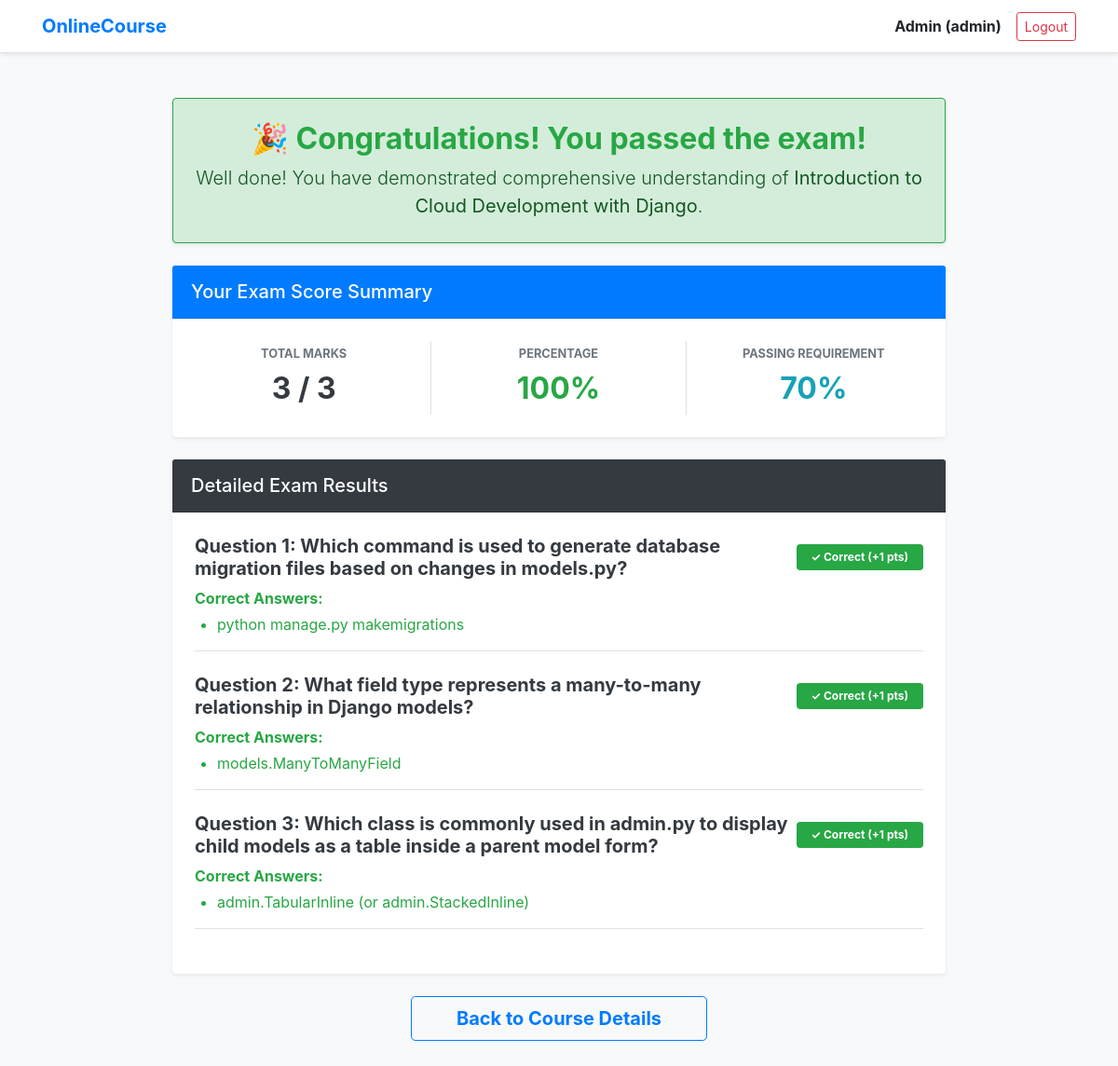
The page /onlinecourse/course/1/submission/1/result/ (signed in) on the database its author committed.
### onlinecourse/models.py (models this page shows, shortened)
class Course(models.Model):
    name = models.CharField(null=False, max_length=100, default='online course')
    image = models.ImageField(upload_to='course_images/', blank=True, null=True)
    description = models.CharField(max_length=1000)
    pub_date = models.DateField(null=True)
    instructors = models.ManyToManyField(Instructor)
    users = models.ManyToManyField(settings.AUTH_USER_MODEL, through='Enrollment')
    total_enrollment = models.IntegerField(default=0)
    is_enrolled = False

class Question(models.Model):
    course = models.ForeignKey(Course, on_delete=models.CASCADE, null=True, blank=True)
    lesson = models.ForeignKey(Lesson, on_delete=models.CASCADE, null=True, blank=True)
    question_text = models.CharField(max_length=500)
    grade = models.IntegerField(default=1)
    def is_get_score(self, selected_ids):
        all_correct_count = self.choice_set.filter(is_correct=True).count()
        selected_correct_count = self.choice_set.filter(is_correct=True, id__in=selected_ids).count()
        selected_incorrect_count = self.choice_set.filter(is_correct=False, id__in=selected_ids).count()
        if all_correct_count > 0 and all_correct_count == selected_correct_count and selected_incorrect_count == 0:
            return True
        return False

class Choice(models.Model):
    question = models.ForeignKey(Question, on_delete=models.CASCADE)
    choice_text = models.CharField(max_length=250)
    is_correct = models.BooleanField(default=False)

### onlinecourse/views.py (the view)
# urls.py: path('course/<int:course_id>/submission/<int:submission_id>/result/', views.show_exam_result, name='show_exam_result'),
def show_exam_result(request, course_id, submission_id):
    course = get_object_or_404(Course, pk=course_id)
    submission = get_object_or_404(Submission, pk=submission_id)
    selected_choice_ids = [choice.id for choice in submission.choices.all()]
    questions = Question.objects.filter(course=course)
    if not questions.exists():
        questions = Question.objects.filter(lesson__course=course)
    grade = 0
    total_marks = 0
    exam_results = []
    for question in questions:
        total_marks += question.grade
        is_correct = question.is_get_score(selected_choice_ids)
        if is_correct:
            grade += question.grade
        correct_answers = question.choice_set.filter(is_correct=True)
        exam_results.append({
            'question': question,
            'is_correct': is_correct,
            'correct_answers': correct_answers
        })
    percentage = round((grade / total_marks) * 100) if total_marks > 0 else 0
    passed = percentage >= 70
    context = {
        'course': course,
        'submission': submission,
        'grade': grade,
        'total_marks': total_marks,
        'percentage': percentage,
        'passed': passed,
        'exam_results': exam_results,
    }
    return render(request, 'onlinecourse/exam_result_bootstrap.html', context)

### onlinecourse/templates/onlinecourse/exam_result_bootstrap.html (shortened to what this page needs)
<!DOCTYPE html>
<html lang="en">
<head>
    <link rel="stylesheet" href="https://maxcdn.bootstrapcdn.com/bootstrap/4.5.2/css/bootstrap.min.css">
</head>
<body class="bg-light">
    <nav class="navbar navbar-light bg-white border-bottom shadow-sm">
        <div class="container">
            <a class="navbar-brand font-weight-bold text-primary" href="{% url 'onlinecourse:index' %}">OnlineCourse</a>
            <div class="d-flex align-items-center">
                {% if user.is_authenticated %}
                    <span class="mr-3 font-weight-bold">{{ user.first_name }} ({{ user.username }})</span>
                    <a class="btn btn-outline-danger btn-sm" href="{% url 'onlinecourse:logout' %}">Logout</a>
                {% endif %}
            </div>
        </div>
    </nav>
    <div class="container my-5" style="max-width: 860px;">
        {% if passed %}
            <div class="alert alert-success border-success text-center py-4 shadow-sm rounded">
                <h2 class="alert-heading font-weight-bold text-success mb-2">🎉 Congratulations! You passed the exam!</h2>
                <p class="lead mb-0">Well done! You have demonstrated comprehensive understanding of <strong>{{ course.name }}</strong>.</p>
            </div>
        {% endif %}
        <div class="card my-4 shadow-sm border-0">
            <div class="card-header bg-primary text-white font-weight-bold py-3">
                <h5 class="mb-0">Your Exam Score Summary</h5>
            </div>
            <div class="card-body text-center py-4">
                <div class="row">
                    <div class="col-md-4 border-right">
                        <small class="text-muted text-uppercase font-weight-bold">Total Marks</small>
                        <h2 class="font-weight-bold mt-2 text-dark">{{ grade }} / {{ total_marks }}</h2>
                    </div>
                    <div class="col-md-4 border-right">
                        <small class="text-muted text-uppercase font-weight-bold">Percentage</small>
                        <h2 class="font-weight-bold mt-2 text-success">{{ percentage }}%</h2>
                    </div>
                    <div class="col-md-4">
                        <small class="text-muted text-uppercase font-weight-bold">Passing Requirement</small>
                        <h2 class="font-weight-bold mt-2 text-info">70%</h2>
                    </div>
                </div>
            </div>
        </div>
        <div class="card shadow-sm border-0 mb-4">
            <div class="card-header bg-dark text-white font-weight-bold py-3">
                <h5 class="mb-0">Detailed Exam Results</h5>
            </div>
            <div class="card-body p-4">
                {% for result in exam_results %}
                    <div class="mb-4 pb-3 border-bottom">
                        <div class="d-flex justify-content-between align-items-center mb-2">
                            <h5 class="font-weight-bold text-dark mb-0">Question {{ forloop.counter }}: {{ result.question.question_text }}</h5>
                            {% if result.is_correct %}
                                <span class="badge badge-success px-3 py-2 font-weight-bold">✓ Correct (+{{ result.question.grade }} pts)</span>
                            {% else %}
                                <span class="badge badge-danger px-3 py-2 font-weight-bold">✗ Incorrect (0 pts)</span>
                            {% endif %}
                        </div>
                        <div class="mt-2">
                            <p class="mb-1 text-success font-weight-bold">Correct Answers:</p>
                            <ul class="mb-0 text-success pl-4">
                                {% for ans in result.correct_answers %}
                                    <li>{{ ans.choice_text }}</li>
                                {% endfor %}
                            </ul>
                        </div>
                    </div>
                {% empty %}
                    <p class="text-muted">No question results to display.</p>
                {% endfor %}
            </div>
        </div>
        <div class="text-center">
            <a class="btn btn-outline-primary btn-lg px-5 font-weight-bold" href="{% url 'onlinecourse:course_details' course.id %}">
                Back to Course Details
            </a>
        </div>
    </div>
</body>
</html>

### rows shown on the page
Course: name "Introduction to Cloud Development with Django"
Question: question.question_text "Which command is used to generate database migration files based on changes in models.py?", question.grade "1"
Choice: choice_text "python manage.py makemigrations"
Question: question.question_text "What field type represents a many-to-many relationship in Django models?", question.grade "1"
Choice: choice_text "models.ManyToManyField"
Question: question.question_text "Which class is commonly used in admin.py to display child models as a table inside a parent model form?", question.grade "1"
Choice: choice_text "admin.TabularInline (or admin.StackedInline)"

### other values the page prints
{{ user.first_name }} "Admin"
{{ user.username }} "admin"
{{ grade }} "3"
{{ total_marks }} "3"
{{ percentage }} "100"
